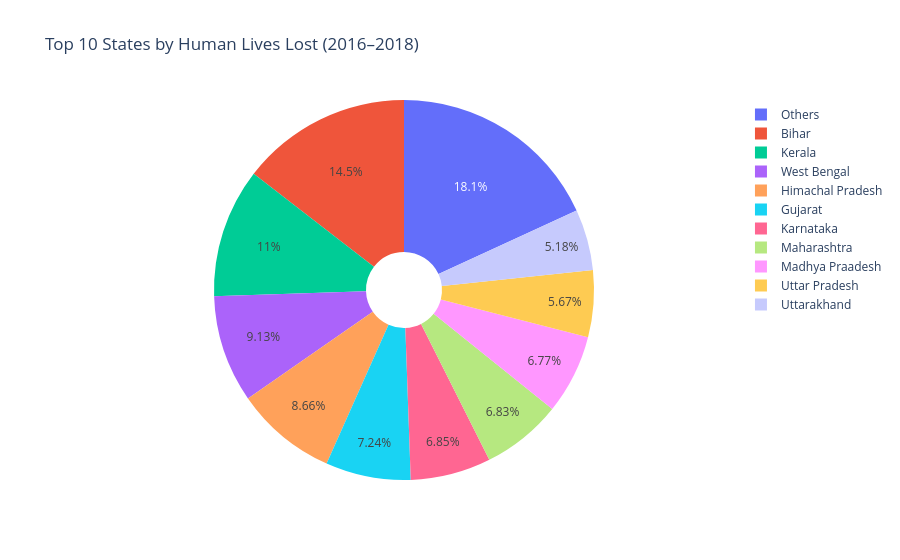

This figure's notebook cell:
### Code cell
lives_lost = df.groupby("Name of State/UT")["Human Lives Lost Nos."].sum().reset_index()
lives_lost = lives_lost.sort_values("Human Lives Lost Nos.", ascending=False)

# Keep top 10, group rest
top10 = lives_lost.head(10)
others = pd.DataFrame({
    "Name of State/UT": ["Others"],
    "Human Lives Lost Nos.": [lives_lost["Human Lives Lost Nos."].iloc[10:].sum()]
})

lives_lost_top = pd.concat([top10, others])

fig = px.pie(
    lives_lost_top,
    names="Name of State/UT",
    values="Human Lives Lost Nos.",
    title="Top 10 States by Human Lives Lost (2016–2018)",
    hole=0.2
)
fig.show()

### Figure 1 — Plotly figure (JSON) as saved in the notebook; plotly's stock layout.template omitted (floating-point values rounded to 4 significant figures)
{"data": [{"domain": {"x": [0, 1], "y": [0, 1]}, "hole": 0.2, "hovertemplate": "Name of State/UT=%{label}<br>Human Lives Lost Nos.=%{value}<extra></extra>", "labels": ["Bihar", "Kerala", "West Bengal", "Himachal Pradesh", "Gujarat", "Karnataka", "Maharashtra", "Madhya Praadesh", "Uttar Pradesh", "Uttarakhand", "Others"], "legendgroup": "", "name": "", "showlegend": true, "type": "pie", "values": [768, 582, 483, 458, 383, 362, 361, 358, 300, 274, 959]}], "layout": {"legend": {"tracegroupgap": 0}, "title": {"text": "Top 10 States by Human Lives Lost (2016–2018)"}}}
